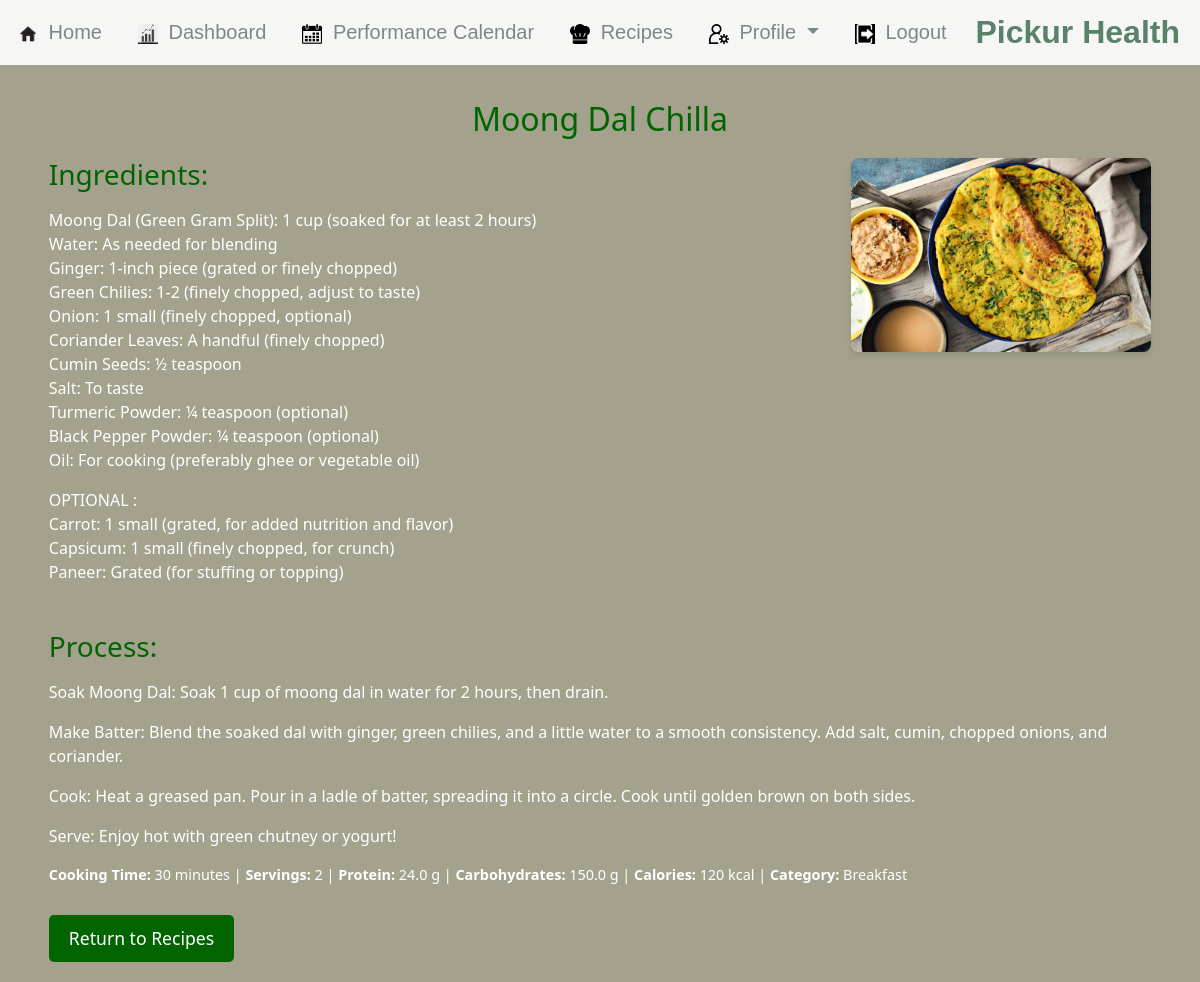
Page /recipe/3/ on the committed database.
### calc/models.py (models this page shows, shortened)
class Recipe(models.Model):
    name = models.CharField(max_length=255, default="Unnamed Recipe")
    ingredients = models.TextField()
    cooking_time = models.IntegerField(default=30)  # In minutes
    servings = models.IntegerField(default=1)
    category = models.CharField(max_length=100, default='Uncategorized')
    process = models.TextField(default="No process provided")
    image = models.ImageField(upload_to='recipe_images/', blank=True, null=True)
    protein = models.FloatField(default=0.0)  # Protein content in grams
    carbohydrates = models.FloatField(default=0.0)  # Carbohydrate content in grams
    calories = models.IntegerField(default=0)   # Approximate calories per 100g

### calc/views.py (the view)
# urls.py: path('recipe/<int:id>/', views.recipe_detail, name='recipe_detail'),
def recipe_detail(request, id):
    recipe = get_object_or_404(Recipe, id=id)
    return render(request, 'recipe_detail.html', {'recipe': recipe})

### Projectpfsd2k24/calc/templates/recipe_detail.html
{% extends 'base.html' %}
{% block content %}
<div style="margin: 80px 0.3in 0 0.3in;">
    <h1 style="font-size: 2em; color: darkgreen; text-align: center;">{{ recipe.name }}</h1>
    <div style="display: flex; justify-content: space-between; align-items: flex-start; margin-top: 20px;">
        <div style="flex-grow: 1; margin-right: 20px;">
            <h3 style="color: darkgreen;">Ingredients:</h3>
            <p>{{ recipe.ingredients|linebreaks }}</p>
        </div>
        <div style="flex-shrink: 0;">
            {% if recipe.image %}
                <img src="{{ recipe.image.url }}" alt="{{ recipe.name }}" style="width: 300px; height: auto; border-radius: 8px; box-shadow: 0 4px 6px rgba(0, 0, 0, 0.1);">
            {% else %}
                <p>No Image Available</p>
            {% endif %}
        </div>
    </div>
    <h3 style="color: darkgreen; margin-top: 30px;">Process:</h3>
    <p>{{ recipe.process|linebreaks }}</p>
    <div style="font-size: 0.9em; margin-top: 15px;">
        <strong>Cooking Time:</strong> {{ recipe.cooking_time }} minutes |
        <strong>Servings:</strong> {{ recipe.servings }} |
        <strong>Protein:</strong> {{ recipe.protein }} g |
        <strong>Carbohydrates:</strong> {{ recipe.carbohydrates }} g |
        <strong>Calories:</strong> {{ recipe.calories }} kcal |
        <strong>Category:</strong> {{ recipe.category }}
    </div>
    <div style="margin-top: 30px; text-align: left;">
        <a href="{% url 'recipes' %}">
            <button type="button" style="background-color: darkgreen; color: white; padding: 10px 20px; font-size: 1.1em; border-radius: 5px; border: none;">Return to Recipes</button>
        </a>
    </div>
</div>
{% endblock %}

### Projectpfsd2k24/calc/templates/base.html (style rules this page uses)
body, html { margin: 0; height: 100%; overflow-x: hidden; }

### rows in the picture
Recipe: name "Moong Dal Chilla", ingredients "Moong Dal (Green Gram Split): 1 cup (soaked for at least 2 hours) Water: As needed for blending Ginger: 1-inch piece (grated or finely chopped) Green Chilies: 1-2 (finely chopped, adjust to taste) Onion: 1 small (finely chopped, optional) Coriander Leaves: A handful (finely chopped) Cumin Seeds: ½ teaspoon Salt: To taste Turmeric Powder: ¼ teaspoon (optional) Black Pepper Powder: ¼ teaspoon (optional) Oil: For cooking (preferably ghee or vegetable oil) OPTIONAL : Carrot: 1 small (grated, for added nutrition and flavor) Capsicum: 1 small (finely chopped, for crunch) Paneer: Grated (for stuffing or topping)", image (picture), process "Soak Moong Dal: Soak 1 cup of moong dal in water for 2 hours, then drain. Make Batter: Blend the soaked dal with ginger, green chilies, and a little water to a smooth consistency. Add salt, cumin, chopped onions, and coriander. Cook: Heat a greased pan. Pour in a ladle of batter, spreading it into a circle. Cook until golden brown on both sides. Serve: Enjoy hot with green chutney or yogurt!", cooking_time "30", servings "2", protein "24.0", carbohydrates "150.0", calories "120", category "Breakfast"
